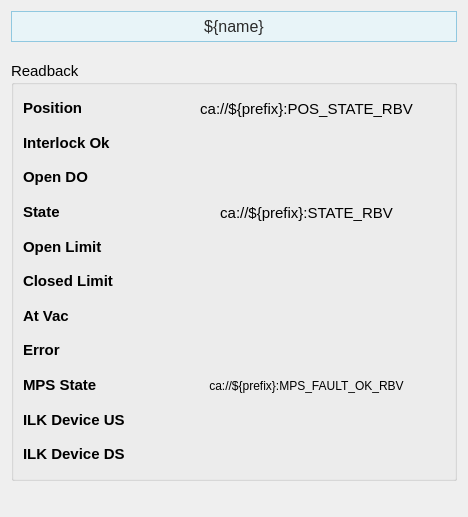
<?xml version="1.0" encoding="UTF-8"?>
<ui version="4.0">
 <class>Form</class>
 <widget class="QWidget" name="Form">
  <property name="geometry">
   <rect>
    <x>0</x>
    <y>0</y>
    <width>468</width>
    <height>517</height>
   </rect>
  </property>
  <property name="sizePolicy">
   <sizepolicy hsizetype="Preferred" vsizetype="Preferred">
    <horstretch>0</horstretch>
    <verstretch>0</verstretch>
   </sizepolicy>
  </property>
  <property name="windowTitle">
   <string>Form</string>
  </property>
  <layout class="QVBoxLayout" name="verticalLayout_2">
   <item>
    <widget class="PyDMLabel" name="PyDMLabel_11">
     <property name="maximumSize">
      <size>
       <width>16777215</width>
       <height>40</height>
      </size>
     </property>
     <property name="font">
      <font>
       <pointsize>12</pointsize>
      </font>
     </property>
     <property name="toolTip">
      <string/>
     </property>
     <property name="styleSheet">
      <string notr="true">    background-color: #e8f4f8;

    border: 1px solid #90c8e0;

    padding: 5px;

    color: rgb(43, 43, 43);</string>
     </property>
     <property name="text">
      <string>${name}</string>
     </property>
     <property name="alignment">
      <set>Qt::AlignCenter</set>
     </property>
    </widget>
   </item>
   <item>
    <spacer name="verticalSpacer_2">
     <property name="orientation">
      <enum>Qt::Vertical</enum>
     </property>
     <property name="sizeType">
      <enum>QSizePolicy::Fixed</enum>
     </property>
     <property name="sizeHint" stdset="0">
      <size>
       <width>20</width>
       <height>13</height>
      </size>
     </property>
    </spacer>
   </item>
   <item>
    <widget class="QGroupBox" name="groupBox">
     <property name="sizePolicy">
      <sizepolicy hsizetype="Preferred" vsizetype="Fixed">
       <horstretch>0</horstretch>
       <verstretch>0</verstretch>
      </sizepolicy>
     </property>
     <property name="minimumSize">
      <size>
       <width>0</width>
       <height>420</height>
      </size>
     </property>
     <property name="font">
      <font>
       <pointsize>11</pointsize>
      </font>
     </property>
     <property name="title">
      <string>Readback</string>
     </property>
     <layout class="QVBoxLayout" name="verticalLayout_14">
      <item>
       <layout class="QHBoxLayout" name="horizontalLayout_4" stretch="1,2">
        <item>
         <layout class="QVBoxLayout" name="verticalLayout">
          <item>
           <widget class="QLabel" name="interlock_ok_label_9">
            <property name="font">
             <font>
              <pointsize>11</pointsize>
             </font>
            </property>
            <property name="styleSheet">
             <string/>
            </property>
            <property name="text">
             <string>&lt;html&gt;&lt;head/&gt;&lt;body&gt;&lt;p&gt;&lt;span style=&quot; font-weight:600;&quot;&gt;Position&lt;/span&gt;&lt;/p&gt;&lt;/body&gt;&lt;/html&gt;</string>
            </property>
           </widget>
          </item>
          <item>
           <widget class="QLabel" name="interlock_ok_label_12">
            <property name="font">
             <font>
              <pointsize>11</pointsize>
             </font>
            </property>
            <property name="styleSheet">
             <string/>
            </property>
            <property name="text">
             <string>&lt;html&gt;&lt;head/&gt;&lt;body&gt;&lt;p&gt;&lt;span style=&quot; font-weight:600;&quot;&gt;Interlock Ok&lt;/span&gt;&lt;/p&gt;&lt;/body&gt;&lt;/html&gt;</string>
            </property>
           </widget>
          </item>
          <item>
           <widget class="QLabel" name="interlock_ok_label_14">
            <property name="font">
             <font>
              <pointsize>11</pointsize>
             </font>
            </property>
            <property name="styleSheet">
             <string/>
            </property>
            <property name="text">
             <string>&lt;html&gt;&lt;head/&gt;&lt;body&gt;&lt;p&gt;&lt;span style=&quot; font-weight:600;&quot;&gt;Open DO&lt;/span&gt;&lt;/p&gt;&lt;/body&gt;&lt;/html&gt;</string>
            </property>
           </widget>
          </item>
          <item>
           <widget class="QLabel" name="interlock_ok_label_13">
            <property name="font">
             <font>
              <pointsize>11</pointsize>
             </font>
            </property>
            <property name="styleSheet">
             <string/>
            </property>
            <property name="text">
             <string>&lt;html&gt;&lt;head/&gt;&lt;body&gt;&lt;p&gt;&lt;span style=&quot; font-weight:600;&quot;&gt;State&lt;/span&gt;&lt;/p&gt;&lt;/body&gt;&lt;/html&gt;</string>
            </property>
           </widget>
          </item>
          <item>
           <widget class="QLabel" name="interlock_ok_label_10">
            <property name="font">
             <font>
              <pointsize>11</pointsize>
             </font>
            </property>
            <property name="styleSheet">
             <string/>
            </property>
            <property name="text">
             <string>&lt;html&gt;&lt;head/&gt;&lt;body&gt;&lt;p&gt;&lt;span style=&quot; font-weight:600;&quot;&gt;Open Limit&lt;/span&gt;&lt;/p&gt;&lt;/body&gt;&lt;/html&gt;</string>
            </property>
           </widget>
          </item>
          <item>
           <widget class="QLabel" name="interlock_ok_label_11">
            <property name="font">
             <font>
              <pointsize>11</pointsize>
             </font>
            </property>
            <property name="styleSheet">
             <string/>
            </property>
            <property name="text">
             <string>&lt;html&gt;&lt;head/&gt;&lt;body&gt;&lt;p&gt;&lt;span style=&quot; font-weight:600;&quot;&gt;Closed Limit&lt;/span&gt;&lt;/p&gt;&lt;/body&gt;&lt;/html&gt;</string>
            </property>
           </widget>
          </item>
          <item>
           <widget class="QLabel" name="interlock_ok_label_2">
            <property name="font">
             <font>
              <pointsize>11</pointsize>
             </font>
            </property>
            <property name="styleSheet">
             <string/>
            </property>
            <property name="text">
             <string>&lt;html&gt;&lt;head/&gt;&lt;body&gt;&lt;p&gt;&lt;span style=&quot; font-weight:600;&quot;&gt;At Vac&lt;/span&gt;&lt;/p&gt;&lt;/body&gt;&lt;/html&gt;</string>
            </property>
           </widget>
          </item>
          <item>
           <widget class="QLabel" name="interlock_ok_label">
            <property name="font">
             <font>
              <pointsize>11</pointsize>
             </font>
            </property>
            <property name="styleSheet">
             <string/>
            </property>
            <property name="text">
             <string>&lt;html&gt;&lt;head/&gt;&lt;body&gt;&lt;p&gt;&lt;span style=&quot; font-weight:600;&quot;&gt;Error&lt;/span&gt;&lt;/p&gt;&lt;/body&gt;&lt;/html&gt;</string>
            </property>
           </widget>
          </item>
          <item>
           <widget class="QLabel" name="interlock_ok_label_7">
            <property name="font">
             <font>
              <pointsize>11</pointsize>
             </font>
            </property>
            <property name="styleSheet">
             <string/>
            </property>
            <property name="text">
             <string>&lt;html&gt;&lt;head/&gt;&lt;body&gt;&lt;p&gt;&lt;span style=&quot; font-weight:600;&quot;&gt;MPS State&lt;/span&gt;&lt;/p&gt;&lt;/body&gt;&lt;/html&gt;</string>
            </property>
           </widget>
          </item>
          <item>
           <widget class="QLabel" name="interlock_ok_label_4">
            <property name="font">
             <font>
              <pointsize>11</pointsize>
             </font>
            </property>
            <property name="styleSheet">
             <string/>
            </property>
            <property name="text">
             <string>&lt;html&gt;&lt;head/&gt;&lt;body&gt;&lt;p&gt;&lt;span style=&quot; font-weight:600;&quot;&gt;ILK Device US&lt;/span&gt;&lt;/p&gt;&lt;/body&gt;&lt;/html&gt;</string>
            </property>
           </widget>
          </item>
          <item>
           <widget class="QLabel" name="interlock_ok_label_6">
            <property name="font">
             <font>
              <pointsize>11</pointsize>
             </font>
            </property>
            <property name="styleSheet">
             <string/>
            </property>
            <property name="text">
             <string>&lt;html&gt;&lt;head/&gt;&lt;body&gt;&lt;p&gt;&lt;span style=&quot; font-weight:600;&quot;&gt;ILK Device DS&lt;/span&gt;&lt;/p&gt;&lt;/body&gt;&lt;/html&gt;</string>
            </property>
           </widget>
          </item>
         </layout>
        </item>
        <item>
         <layout class="QVBoxLayout" name="verticalLayout_4">
          <item>
           <widget class="PyDMLabel" name="PyDMLabel_8">
            <property name="toolTip">
             <string/>
            </property>
            <property name="text">
             <string>ca://${prefix}:POS_STATE_RBV</string>
            </property>
            <property name="alignment">
             <set>Qt::AlignCenter</set>
            </property>
            <property name="precision">
             <number>0</number>
            </property>
            <property name="showUnits">
             <bool>false</bool>
            </property>
            <property name="precisionFromPV">
             <bool>true</bool>
            </property>
            <property name="alarmSensitiveContent">
             <bool>false</bool>
            </property>
            <property name="alarmSensitiveBorder">
             <bool>true</bool>
            </property>
            <property name="PyDMToolTip">
             <string/>
            </property>
            <property name="channel">
             <string>ca://${prefix}:POS_STATE_RBV</string>
            </property>
            <property name="enableRichText">
             <bool>false</bool>
            </property>
            <property name="displayLabelText">
             <bool>false</bool>
            </property>
            <property name="disconnectedText">
             <string/>
            </property>
           </widget>
          </item>
          <item>
           <widget class="PyDMByteIndicator" name="PyDMByteIndicator_3">
            <property name="toolTip">
             <string/>
            </property>
            <property name="channel">
             <string>ca://${prefix}:OPN_OK_RBV</string>
            </property>
            <property name="showLabels">
             <bool>false</bool>
            </property>
            <property name="circles">
             <bool>true</bool>
            </property>
           </widget>
          </item>
          <item>
           <widget class="PyDMByteIndicator" name="PyDMByteIndicator_7">
            <property name="toolTip">
             <string/>
            </property>
            <property name="channel">
             <string>ca://${prefix}:OPN_DO_RBV</string>
            </property>
            <property name="showLabels">
             <bool>false</bool>
            </property>
            <property name="circles">
             <bool>true</bool>
            </property>
           </widget>
          </item>
          <item>
           <widget class="PyDMLabel" name="PyDMLabel_13">
            <property name="toolTip">
             <string/>
            </property>
            <property name="text">
             <string>ca://${prefix}:STATE_RBV</string>
            </property>
            <property name="alignment">
             <set>Qt::AlignCenter</set>
            </property>
            <property name="precision">
             <number>0</number>
            </property>
            <property name="showUnits">
             <bool>false</bool>
            </property>
            <property name="precisionFromPV">
             <bool>true</bool>
            </property>
            <property name="alarmSensitiveContent">
             <bool>false</bool>
            </property>
            <property name="alarmSensitiveBorder">
             <bool>true</bool>
            </property>
            <property name="PyDMToolTip">
             <string/>
            </property>
            <property name="channel">
             <string>ca://${prefix}:STATE_RBV</string>
            </property>
            <property name="enableRichText">
             <bool>false</bool>
            </property>
            <property name="displayLabelText">
             <bool>false</bool>
            </property>
            <property name="disconnectedText">
             <string/>
            </property>
           </widget>
          </item>
          <item>
           <widget class="PyDMByteIndicator" name="PyDMByteIndicator_5">
            <property name="toolTip">
             <string/>
            </property>
            <property name="channel">
             <string>ca://${prefix}:OPN_DI_RBV</string>
            </property>
            <property name="showLabels">
             <bool>false</bool>
            </property>
            <property name="circles">
             <bool>true</bool>
            </property>
           </widget>
          </item>
          <item>
           <widget class="PyDMByteIndicator" name="PyDMByteIndicator_6">
            <property name="toolTip">
             <string/>
            </property>
            <property name="channel">
             <string>ca://${prefix}:CLS_DI_RBV</string>
            </property>
            <property name="showLabels">
             <bool>false</bool>
            </property>
            <property name="circles">
             <bool>true</bool>
            </property>
           </widget>
          </item>
          <item>
           <widget class="PyDMByteIndicator" name="PyDMByteIndicator_2">
            <property name="toolTip">
             <string/>
            </property>
            <property name="channel">
             <string>ca://${prefix}:AT_VAC_RBV</string>
            </property>
            <property name="showLabels">
             <bool>false</bool>
            </property>
            <property name="circles">
             <bool>true</bool>
            </property>
           </widget>
          </item>
          <item>
           <widget class="PyDMByteIndicator" name="PyDMByteIndicator_4">
            <property name="toolTip">
             <string/>
            </property>
            <property name="channel">
             <string>ca://${prefix}:ERROR_RBV</string>
            </property>
            <property name="showLabels">
             <bool>false</bool>
            </property>
            <property name="circles">
             <bool>true</bool>
            </property>
           </widget>
          </item>
          <item>
           <widget class="PyDMLabel" name="PyDMLabel_12">
            <property name="font">
             <font>
              <pointsize>9</pointsize>
             </font>
            </property>
            <property name="toolTip">
             <string/>
            </property>
            <property name="text">
             <string>ca://${prefix}:MPS_FAULT_OK_RBV</string>
            </property>
            <property name="alignment">
             <set>Qt::AlignCenter</set>
            </property>
            <property name="channel">
             <string>ca://${prefix}:MPS_FAULT_OK_RBV</string>
            </property>
           </widget>
          </item>
          <item>
           <widget class="PyDMLabel" name="PyDMLabel_9">
            <property name="font">
             <font>
              <pointsize>9</pointsize>
             </font>
            </property>
            <property name="toolTip">
             <string/>
            </property>
            <property name="text">
             <string/>
            </property>
            <property name="alignment">
             <set>Qt::AlignCenter</set>
            </property>
            <property name="channel">
             <string>ca://${prefix}:ILK_DEVICE_US_RBV</string>
            </property>
            <property name="displayFormat">
             <enum>PyDMLabel::String</enum>
            </property>
           </widget>
          </item>
          <item>
           <widget class="PyDMLabel" name="PyDMLabel_10">
            <property name="font">
             <font>
              <pointsize>9</pointsize>
             </font>
            </property>
            <property name="toolTip">
             <string/>
            </property>
            <property name="text">
             <string/>
            </property>
            <property name="alignment">
             <set>Qt::AlignCenter</set>
            </property>
            <property name="channel">
             <string>ca://${prefix}:ILK_DEVICE_DS_RBV</string>
            </property>
            <property name="displayFormat">
             <enum>PyDMLabel::String</enum>
            </property>
           </widget>
          </item>
         </layout>
        </item>
       </layout>
      </item>
     </layout>
    </widget>
   </item>
   <item>
    <spacer name="verticalSpacer">
     <property name="orientation">
      <enum>Qt::Vertical</enum>
     </property>
     <property name="sizeHint" stdset="0">
      <size>
       <width>20</width>
       <height>89</height>
      </size>
     </property>
    </spacer>
   </item>
  </layout>
 </widget>
 <customwidgets>
  <customwidget>
   <class>PyDMByteIndicator</class>
   <extends>QWidget</extends>
   <header>pydm.widgets.byte</header>
  </customwidget>
  <customwidget>
   <class>PyDMLabel</class>
   <extends>QLabel</extends>
   <header>pydm.widgets.label</header>
  </customwidget>
 </customwidgets>
 <resources/>
 <connections/>
</ui>
